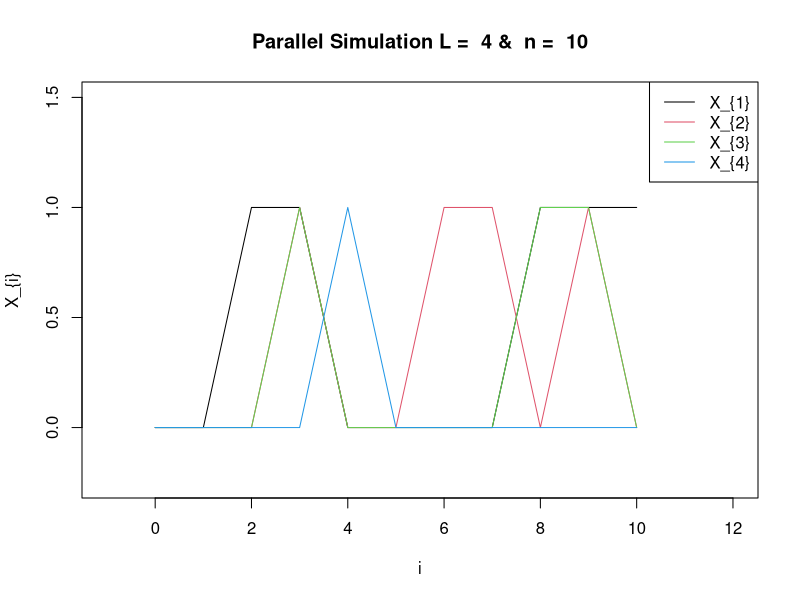
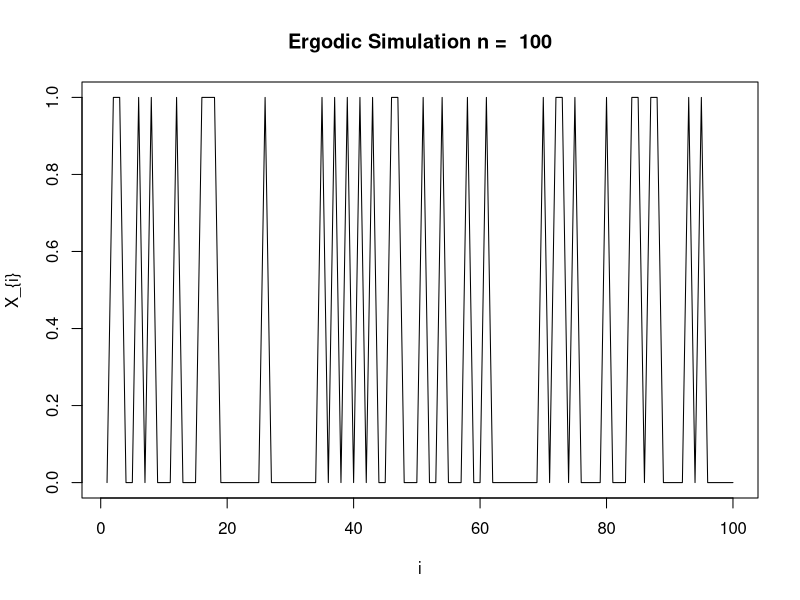

The R source for these figures, in order:
# 2 State MC
# Parralel Simulation
# Pseudocode :

alpha = 0.3
beta  = 1 - alpha


n=10
L = 4 #10^5
xsample = matrix(0,nrow=L,ncol=n) # np.zeros((L,n))

   
for (j in 1:L){
  x.vec = 0 # x_{0} initial realization, set to zero
  for (i in 1:n) {
    
  U = runif(1)
  
  if (U <= alpha) x=1
  if (U > alpha)  x=0
  
  x.vec <- c(x.vec,x)

  }
  
  # Place simulations in matrix
  if(j==1) {x.vec1 = x.vec} # for first iteration
  if(j!= 1){x.vec1 <- rbind(x.vec1,x.vec)} # for all other iterations
  
}

x.vec1 <- as.matrix(x.vec1)
print(x.vec1)  # Iterations stored in matrix


# Print lines in parralel simulation
plot( x= c(0-1,n+2) ,
      y= c(min(x.vec1-0.25),max(x.vec1)+0.5) ,
      type='n',
      xlab="i",
      ylab = "X_{i}") # Create the background

for (m in 1:L) {
  lines( y=x.vec1[m,], x=c(0:10)  ,type='l',xlab="i",ylab = "X_{i}", col=m)
  print(m)
}

title(main= paste("Parallel Simulation L = " ,L, "&  n = " ,n))
# fix legend

legend("topright", legend = c('X_{1}','X_{2}','X_{3}','X_{4}'), col = c(1:4),lty = c(1,1,1,1))

# $$$$$$$$$$$$$$$$$$$$$$$$$$$$$$$$$$$$$$$$$$$$$$$$$$$$$$$$$$$$$$$$$$$$$$$$$$$$$$$$$$$$$$$$$$$$$$$$$$4
# Ergodic Simulation
#    - Simulate 1 long trajectory 
#    - Time-averaged occupation

# Pseudocode :

n = 100
xsample = vector()

x.zero = 0 # x_{0} initial realization, set to zero
for (i in 0:n) {
  
  U = runif(1)
  
  if (U <= alpha) x=1
  if (U > alpha)  x=0
  
  x <- c(x)


# Place simulations in matrix
if(i==0) {xsample[1] = x.zero} # for first iteration
if(i!= 1){xsample[i] <- c(x) } # for all other iterations

}

print (xsample)

plot(  xsample ,type='l',xlab="i",ylab = "X_{i}") # Create the background
title(main= paste("Ergodic Simulation n = " ,n))

# $$$$$$$$$$$$$$$$$$$$$$$$$$$$$$$$$$$$$$$$$$$$$$$$$$$$$$$$$$$$$$$$$$$$$$$$$$$$$$$$$$$$$$$$$$$$$$$$$$4

# rm(list=objects())
